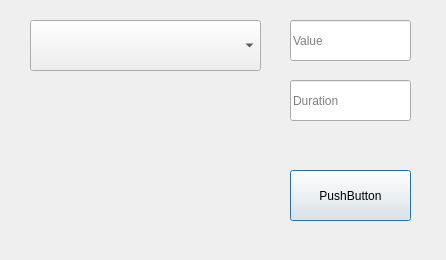
<?xml version="1.0" encoding="UTF-8"?>
<ui version="4.0">
 <class>EffectDialog</class>
 <widget class="QDialog" name="EffectDialog">
  <property name="geometry">
   <rect>
    <x>0</x>
    <y>0</y>
    <width>446</width>
    <height>260</height>
   </rect>
  </property>
  <property name="windowTitle">
   <string>EffectDialog</string>
  </property>
  <widget class="QComboBox" name="comboBox_effect">
   <property name="geometry">
    <rect>
     <x>30</x>
     <y>20</y>
     <width>231</width>
     <height>51</height>
    </rect>
   </property>
  </widget>
  <widget class="QLineEdit" name="lineEdit_value">
   <property name="geometry">
    <rect>
     <x>290</x>
     <y>20</y>
     <width>121</width>
     <height>41</height>
    </rect>
   </property>
   <property name="placeholderText">
    <string>Value</string>
   </property>
  </widget>
  <widget class="QLineEdit" name="lineEdit_duration">
   <property name="geometry">
    <rect>
     <x>290</x>
     <y>80</y>
     <width>121</width>
     <height>41</height>
    </rect>
   </property>
   <property name="placeholderText">
    <string>Duration</string>
   </property>
  </widget>
  <widget class="QPushButton" name="button_set">
   <property name="geometry">
    <rect>
     <x>290</x>
     <y>170</y>
     <width>121</width>
     <height>51</height>
    </rect>
   </property>
   <property name="text">
    <string>PushButton</string>
   </property>
  </widget>
 </widget>
 <resources/>
 <connections/>
</ui>
